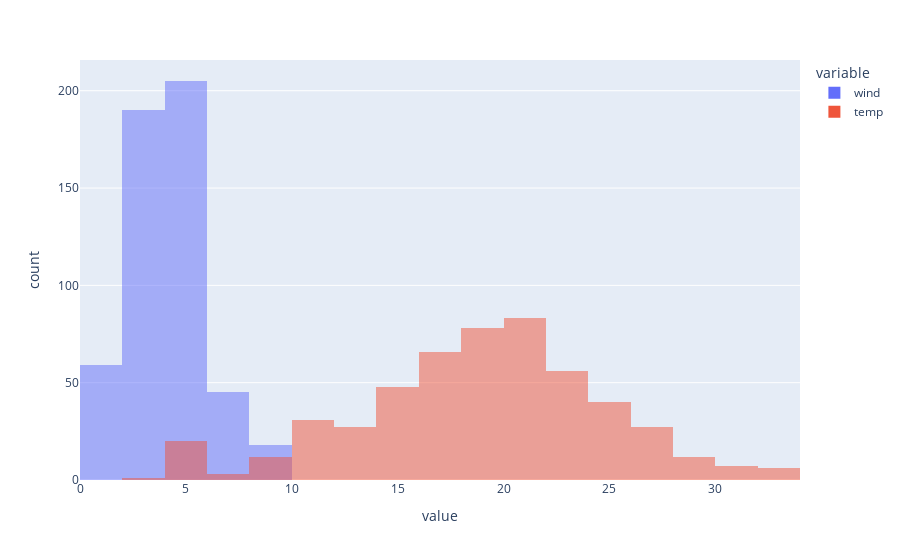

Notebook source saved alongside this figure:
### Code cell
fig = px.histogram(df, x= ["wind","temp"],  barmode="overlay")
fig.show()

### Figure 1 — Plotly figure (JSON) as saved in the notebook; plotly's stock layout.template omitted (floating-point values rounded to 4 significant figures; data arrays with more than 128 entries replaced by an {"elided": "..."} marker saying what was removed)
{"data": [{"alignmentgroup": "True", "bingroup": "x", "hovertemplate": "variable=wind<br>value=%{x}<br>count=%{y}<extra></extra>", "legendgroup": "wind", "marker": {"color": "#636efa", "opacity": 0.5, "pattern": {"shape": ""}}, "name": "wind", "offsetgroup": "wind", "orientation": "v", "showlegend": true, "type": "histogram", "x": {"elided": "517 float values"}, "xaxis": "x", "yaxis": "y"}, {"alignmentgroup": "True", "bingroup": "x", "hovertemplate": "variable=temp<br>value=%{x}<br>count=%{y}<extra></extra>", "legendgroup": "temp", "marker": {"color": "#EF553B", "opacity": 0.5, "pattern": {"shape": ""}}, "name": "temp", "offsetgroup": "temp", "orientation": "v", "showlegend": true, "type": "histogram", "x": {"elided": "517 float values"}, "xaxis": "x", "yaxis": "y"}], "layout": {"barmode": "overlay", "legend": {"title": {"text": "variable"}, "tracegroupgap": 0}, "margin": {"t": 60}, "xaxis": {"anchor": "y", "domain": [0, 1], "title": {"text": "value"}}, "yaxis": {"anchor": "x", "domain": [0, 1], "title": {"text": "count"}}}}
